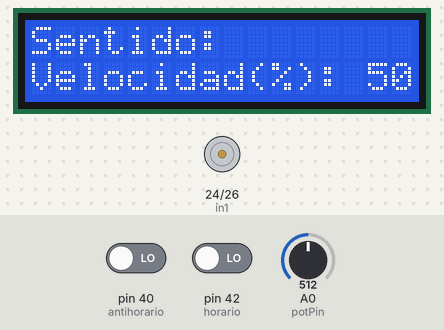
The sketch below on a simulated Arduino Mega 2560, built with avr-gcc and run on an emulated ATmega2560. Parts: 16×2 character LCD, motor-driver pin pairs drawn as motors (green arrow = first pin HIGH = forward, orange = second pin HIGH = backward, longer = more drive, scaled by the enable pin). The test bench sets the inputs (shaded band); at power-on: pin 40 (antihorario) LOW, pin 42 (horario) LOW, A0 (potPin) = 512.

Above: at 1.2 s.
1.3 s: pin 40 (antihorario) driven HIGH
At 2.1 s:
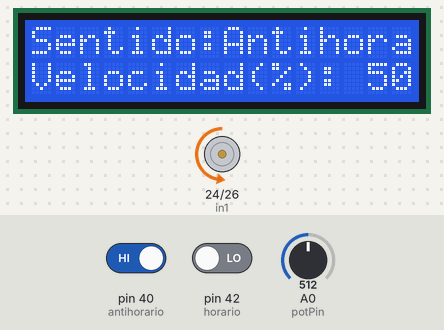
2.8 s: pin 42 (horario) driven HIGH
At 3.5 s:
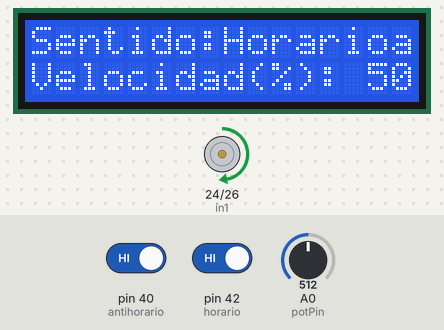
4.3 s: A0 (potPin) set to 716
At 5.2 s:
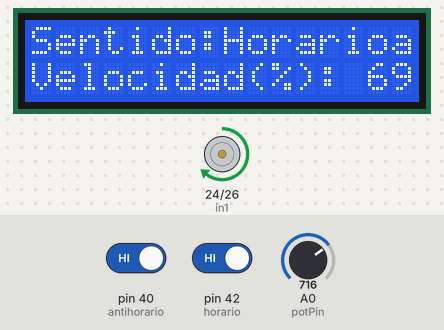
5.8 s: A0 (potPin) set to 900
At 7.0 s:
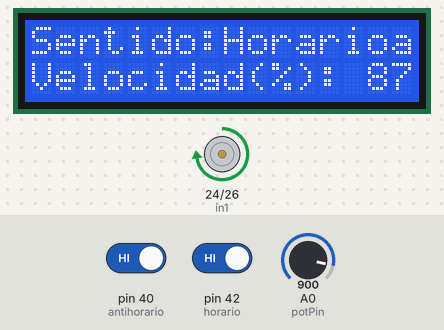
7.3 s: pin 42 (horario) driven LOW
At 7.8 s:
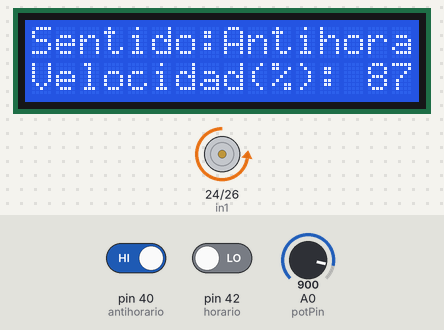
8.8 s: A0 (potPin) set to 122
At 9.3 s:
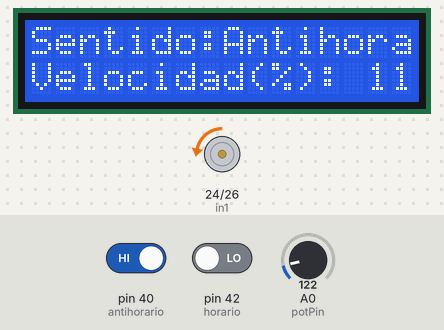
Timing chart, 0 to 11.3 s (numbered marks = the images above; inputs shaded):
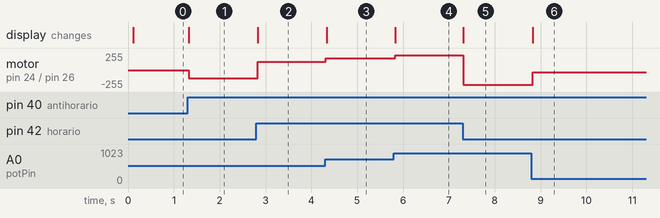

The sketch:

DC_L293D.ino
```cpp
#include <LiquidCrystal_I2C.h>
LiquidCrystal_I2C lcd(0x27,16,2);

// Motor A connections
int enA = 11;
int in1 = 24;
int in2 = 26;

//Entradas
int potPin = A0;
int horario = 42;
int antihorario = 40;

void setup() {
  Serial.begin(9600);
  // Set all the motor control pins to outputs
  pinMode(enA, OUTPUT);
  pinMode(in1, OUTPUT);
  pinMode(in2, OUTPUT);

  pinMode(horario, INPUT);
  pinMode(antihorario, INPUT);
  // Turn off motors - Initial state
  digitalWrite(in1, LOW);
  digitalWrite(in2, LOW);

  lcd.init();
  lcd.backlight();
  lcd.clear();
  lcd.setCursor(0,0);
  lcd.print("Sentido: ");
  lcd.setCursor (0,1);
  lcd.print("Velocidad(%): 00");
}

void loop() {
  directionControl();
  speedControl();
  pantalla();
}

// This function lets you control spinning direction of motors
void directionControl() {
  if (digitalRead(horario) == HIGH) {
    digitalWrite(in1, HIGH);
    digitalWrite(in2, LOW);
  } else if (digitalRead(antihorario) == HIGH) {
    digitalWrite(in1, LOW);
    digitalWrite(in2, HIGH);
  } else {
    digitalWrite(in1, LOW);
    digitalWrite(in2, LOW);
  }
}


// This function lets you control speed of the motors
void speedControl() {
  // For PWM maximum possible values are 0 to 255
  // Read the value of the potentiometer
  int potVal = analogRead(potPin);

  // Map the potentiometer value to a range of 0 to 255
  int speedVal = map(potVal, 0, 1023, 0, 255);

  // Set the motor speed
  analogWrite(enA, speedVal);
  delay(20);
}


//Funcion para la pantalla LED
void pantalla(){
  int potVal = analogRead(potPin);
  int velocidad = map(potVal, 0, 1023, 0, 100);

  lcd.setCursor(8,0);
  if (digitalRead(horario) == HIGH) {
    lcd.print("Horario");
  } else if (digitalRead(antihorario) == HIGH) {
    lcd.print("Antihorario");
  }

  if (velocidad <100){
    lcd.setCursor(13,1);
    lcd.print(' ');
    lcd.print(velocidad);
    lcd.display();
  } else {
  lcd.setCursor(13,1);
  lcd.print(velocidad);
  lcd.cursor_off();
  }
}
```

Measured:
- after the input at 1.3 s, motor on pin 24 (in1) / pin 26 (in2): stopped → backward 127/255 at once; the display: changes at once (image 1)
- after the input at 2.8 s, motor on pin 24 (in1) / pin 26 (in2): backward 127/255 → forward 127/255 at once; the display: changes at once (image 2)
- after the input at 4.3 s, motor on pin 24 (in1) / pin 26 (in2): forward 127/255 → forward 178/255 at once; the display: changes at once (image 3)
- after the input at 5.8 s, motor on pin 24 (in1) / pin 26 (in2): forward 178/255 → forward 224/255 at once; the display: changes at once (image 4)
- after the input at 7.3 s, motor on pin 24 (in1) / pin 26 (in2): forward 224/255 → backward 224/255 at once; the display: changes at once (image 5)
- after the input at 8.8 s, motor on pin 24 (in1) / pin 26 (in2): backward 224/255 → backward 30/255 at once; the display: changes at once (image 6)
